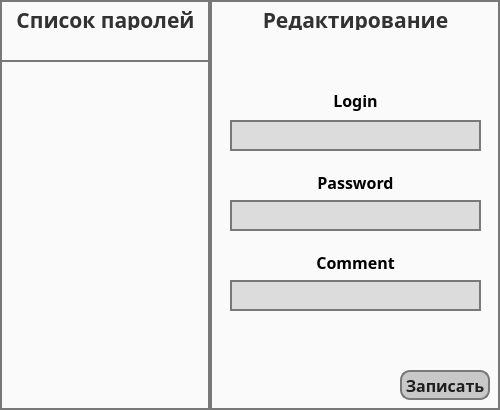
<?xml version="1.0" encoding="UTF-8"?>
<ui version="4.0">
 <class>MainWindow</class>
 <widget class="QMainWindow" name="MainWindow">
  <property name="geometry">
   <rect>
    <x>0</x>
    <y>0</y>
    <width>500</width>
    <height>410</height>
   </rect>
  </property>
  <property name="sizePolicy">
   <sizepolicy hsizetype="Fixed" vsizetype="Fixed">
    <horstretch>0</horstretch>
    <verstretch>0</verstretch>
   </sizepolicy>
  </property>
  <property name="minimumSize">
   <size>
    <width>500</width>
    <height>410</height>
   </size>
  </property>
  <property name="maximumSize">
   <size>
    <width>500</width>
    <height>410</height>
   </size>
  </property>
  <property name="windowTitle">
   <string>MainWindow</string>
  </property>
  <property name="styleSheet">
   <string notr="true">background-color: rgb(220,220,220);
</string>
  </property>
  <widget class="QWidget" name="centralwidget">
   <property name="styleSheet">
    <string notr="true">background-color: rgb(81, 81, 81);</string>
   </property>
   <widget class="QFrame" name="frame">
    <property name="geometry">
     <rect>
      <x>0</x>
      <y>0</y>
      <width>210</width>
      <height>411</height>
     </rect>
    </property>
    <property name="styleSheet">
     <string notr="true">background-color: rgb(250, 250,250);
border: 2px solid  rgb(120, 120, 120);</string>
    </property>
    <property name="frameShape">
     <enum>QFrame::StyledPanel</enum>
    </property>
    <property name="frameShadow">
     <enum>QFrame::Raised</enum>
    </property>
    <widget class="QLabel" name="label">
     <property name="geometry">
      <rect>
       <x>10</x>
       <y>10</y>
       <width>191</width>
       <height>20</height>
      </rect>
     </property>
     <property name="font">
      <font>
       <family>Rubik</family>
       <pointsize>16</pointsize>
       <weight>75</weight>
       <bold>true</bold>
      </font>
     </property>
     <property name="styleSheet">
      <string notr="true">color:  rgb(50, 50, 50);
  border: 0px </string>
     </property>
     <property name="text">
      <string>Список паролей</string>
     </property>
     <property name="alignment">
      <set>Qt::AlignCenter</set>
     </property>
    </widget>
    <widget class="QListWidget" name="listWidget">
     <property name="geometry">
      <rect>
       <x>0</x>
       <y>60</y>
       <width>210</width>
       <height>350</height>
      </rect>
     </property>
     <property name="font">
      <font>
       <family>Microsoft JhengHei</family>
       <pointsize>11</pointsize>
       <weight>50</weight>
       <bold>false</bold>
      </font>
     </property>
     <property name="styleSheet">
      <string notr="true"/>
     </property>
    </widget>
   </widget>
   <widget class="QFrame" name="frame_2">
    <property name="enabled">
     <bool>true</bool>
    </property>
    <property name="geometry">
     <rect>
      <x>210</x>
      <y>0</y>
      <width>290</width>
      <height>410</height>
     </rect>
    </property>
    <property name="sizePolicy">
     <sizepolicy hsizetype="Preferred" vsizetype="Preferred">
      <horstretch>0</horstretch>
      <verstretch>0</verstretch>
     </sizepolicy>
    </property>
    <property name="mouseTracking">
     <bool>false</bool>
    </property>
    <property name="styleSheet">
     <string notr="true">background-color: rgb(250, 250,250);
border: 2px solid  rgb(120, 120, 120);</string>
    </property>
    <property name="frameShape">
     <enum>QFrame::StyledPanel</enum>
    </property>
    <property name="frameShadow">
     <enum>QFrame::Raised</enum>
    </property>
    <widget class="QLabel" name="label_2">
     <property name="geometry">
      <rect>
       <x>50</x>
       <y>10</y>
       <width>191</width>
       <height>20</height>
      </rect>
     </property>
     <property name="font">
      <font>
       <family>Rubik</family>
       <pointsize>16</pointsize>
       <weight>75</weight>
       <bold>true</bold>
      </font>
     </property>
     <property name="styleSheet">
      <string notr="true">color:  rgb(50, 50, 50);
  border: 0px </string>
     </property>
     <property name="text">
      <string>Редактирование</string>
     </property>
     <property name="alignment">
      <set>Qt::AlignCenter</set>
     </property>
    </widget>
    <widget class="QLineEdit" name="lineLogin">
     <property name="geometry">
      <rect>
       <x>20</x>
       <y>120</y>
       <width>251</width>
       <height>31</height>
      </rect>
     </property>
     <property name="font">
      <font>
       <family>Microsoft JhengHei</family>
       <pointsize>11</pointsize>
       <weight>75</weight>
       <bold>true</bold>
      </font>
     </property>
     <property name="styleSheet">
      <string notr="true">background-color: rgb(220,220,220);
border: 2px solid  rgb(120,120,120);
border-radius: 20;</string>
     </property>
    </widget>
    <widget class="QLabel" name="label_3">
     <property name="geometry">
      <rect>
       <x>50</x>
       <y>90</y>
       <width>191</width>
       <height>21</height>
      </rect>
     </property>
     <property name="font">
      <font>
       <family>Rubik</family>
       <pointsize>12</pointsize>
       <weight>75</weight>
       <bold>true</bold>
      </font>
     </property>
     <property name="styleSheet">
      <string notr="true">color:  rgb(0, 0, 0);
border: 0px </string>
     </property>
     <property name="text">
      <string>Login</string>
     </property>
     <property name="alignment">
      <set>Qt::AlignCenter</set>
     </property>
    </widget>
    <widget class="QLabel" name="label_4">
     <property name="geometry">
      <rect>
       <x>50</x>
       <y>250</y>
       <width>191</width>
       <height>25</height>
      </rect>
     </property>
     <property name="font">
      <font>
       <family>Rubik</family>
       <pointsize>12</pointsize>
       <weight>75</weight>
       <bold>true</bold>
      </font>
     </property>
     <property name="styleSheet">
      <string notr="true">color:  rgb(0, 0, 0);
border: 0px </string>
     </property>
     <property name="text">
      <string>Comment</string>
     </property>
     <property name="alignment">
      <set>Qt::AlignCenter</set>
     </property>
    </widget>
    <widget class="QLabel" name="label_5">
     <property name="geometry">
      <rect>
       <x>50</x>
       <y>170</y>
       <width>191</width>
       <height>25</height>
      </rect>
     </property>
     <property name="font">
      <font>
       <family>Rubik</family>
       <pointsize>12</pointsize>
       <weight>75</weight>
       <bold>true</bold>
      </font>
     </property>
     <property name="styleSheet">
      <string notr="true">color:  rgb(0, 0, 0);
border: 0px </string>
     </property>
     <property name="text">
      <string>Password</string>
     </property>
     <property name="alignment">
      <set>Qt::AlignCenter</set>
     </property>
    </widget>
    <widget class="QLineEdit" name="linePass">
     <property name="geometry">
      <rect>
       <x>20</x>
       <y>200</y>
       <width>251</width>
       <height>31</height>
      </rect>
     </property>
     <property name="font">
      <font>
       <family>Microsoft JhengHei</family>
       <pointsize>11</pointsize>
       <weight>75</weight>
       <bold>true</bold>
      </font>
     </property>
     <property name="styleSheet">
      <string notr="true">background-color: rgb(220,220,220);
border: 2px solid  rgb(120,120,120);
border-radius: 20;</string>
     </property>
    </widget>
    <widget class="QLineEdit" name="lineComment">
     <property name="geometry">
      <rect>
       <x>20</x>
       <y>280</y>
       <width>251</width>
       <height>31</height>
      </rect>
     </property>
     <property name="font">
      <font>
       <family>Microsoft JhengHei</family>
       <pointsize>11</pointsize>
       <weight>75</weight>
       <bold>true</bold>
      </font>
     </property>
     <property name="styleSheet">
      <string notr="true">background-color: rgb(220,220,220);
border: 2px solid  rgb(120,120,120);
border-radius: 20;</string>
     </property>
    </widget>
    <widget class="QPushButton" name="pushButton">
     <property name="geometry">
      <rect>
       <x>190</x>
       <y>370</y>
       <width>90</width>
       <height>30</height>
      </rect>
     </property>
     <property name="font">
      <font>
       <family>Rubik</family>
       <pointsize>12</pointsize>
       <weight>75</weight>
       <bold>true</bold>
      </font>
     </property>
     <property name="contextMenuPolicy">
      <enum>Qt::ActionsContextMenu</enum>
     </property>
     <property name="toolTipDuration">
      <number>-1</number>
     </property>
     <property name="styleSheet">
      <string notr="true">QPushButton{
	color:  rgb(30, 30, 30);
	background-color: rgb(200, 200, 200);
    border: 2px solid  rgb(120, 120, 120);
	border-radius: 10;
}

QPushButton:pressed{
	backlground-color: rgb(80, 80, 80)
}</string>
     </property>
     <property name="text">
      <string>Записать</string>
     </property>
    </widget>
   </widget>
  </widget>
 </widget>
 <resources/>
 <connections/>
</ui>
